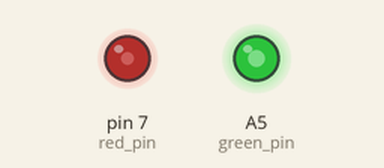
This sketch was run on a simulated Arduino Uno, built with avr-gcc and run on an emulated ATmega328P. On the bench: output pins drawn as LEDs (lit = HIGH). Pins used as bus, display or sensor lines are not drawn.

Above: at 0.1 s.
Timing chart, 0 to 1.6 s (numbered marks = the images above):
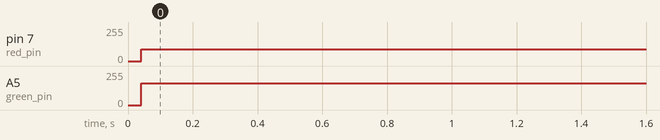

Measured:
- by itself, pin 7 (red_pin): 0/255 → 89/255 at 0.04 s
- by itself, A5 (green_pin): 0/255 → 163/255 at 0.04 s

The sketch:

TestingSingleByte.ino
```cpp
#include <SPI.h>
#define SS  1

#define RED 1
#define BLUE 2
#define GREEN 3
#define OFF 4

#define red_pin 7
#define blue_pin 11
#define green_pin A5

void LED(uint8_t color){
    switch (color){
        case RED:
            digitalWrite(red_pin, LOW);
            digitalWrite(blue_pin, HIGH);
            digitalWrite(green_pin, HIGH);
            break;
        case BLUE:
            digitalWrite(red_pin, HIGH);
            digitalWrite(blue_pin, LOW);
            digitalWrite(green_pin, HIGH);
            break;
        case GREEN:
            digitalWrite(red_pin, HIGH);
            digitalWrite(blue_pin, HIGH);
            digitalWrite(green_pin, LOW);
            break;
        case OFF:
            digitalWrite(red_pin, HIGH);
            digitalWrite(blue_pin, HIGH);
            digitalWrite(green_pin, HIGH);
            break;
    }
}
uint8_t ss[] = {A0, A1, 0, 1, 10, 9, 12, 4};
void setup(){
    Serial.begin(1000000);
    pinMode(red_pin, OUTPUT);
    pinMode(blue_pin, OUTPUT);
    pinMode(green_pin, OUTPUT);
    pinMode(SS, OUTPUT);
    pinMode(MOSI, OUTPUT);
    SPI.begin();
    SPI.setClockDivider(SPI_CLOCK_DIV16);
    digitalWrite(SS, HIGH);
    LED(RED);
    for(int i=0;i<8;i++){
        pinMode(ss[i], OUTPUT);
        digitalWrite(ss[i], HIGH);
    }
}

void loop(void){
    LED(RED);
    digitalWrite(SS, LOW);
    uint8_t resp = SPI.transfer(27);
    digitalWrite(SS, HIGH);
    LED(GREEN);
}
```
